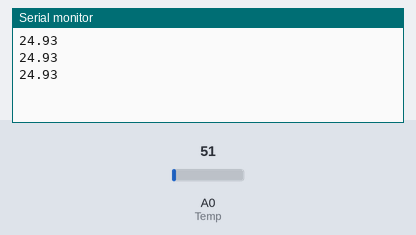
Bench run of a sketch on a simulated Arduino Uno, built with avr-gcc and run on an emulated ATmega328P. Shown: the last lines printed to the serial monitor. The test bench sets the inputs (shaded band); at power-on: A0 (Temp) = 51.

Above: at 1.3 s.
1.4 s: A0 (Temp) set to 61
At 1.9 s:
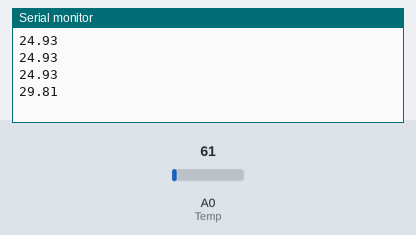
2.9 s: A0 (Temp) set to 71
At 3.4 s:
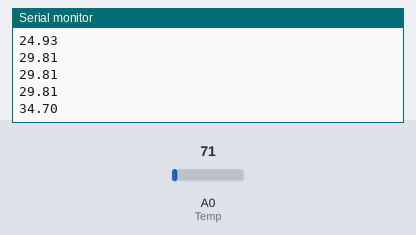
Timing chart, 0 to 5.9 s (numbered marks = the images above; inputs shaded):
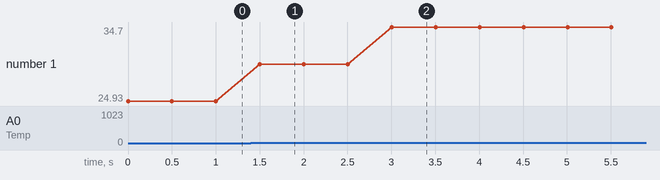

The sketch:

Temperature_sensor.ino
```cpp
const int Temp=0; // Pot on Analog Pin 0
int val = 0;
void setup()
{
Serial.begin(9600);
}
void loop()
{
val = analogRead(Temp);
Serial.println(val*0.4887585532746823);
delay(500);
}
```

Measured:
- after the input at 1.4 s, the serial monitor: prints a new line after 0.10 s (image 1)
- after the input at 2.9 s, the serial monitor: prints a new line after 0.10 s (image 2)
- plotted number 1: 24.93 → 29.81 after the input at 1.4 s, 29.81 → 34.7 after the input at 2.9 s
